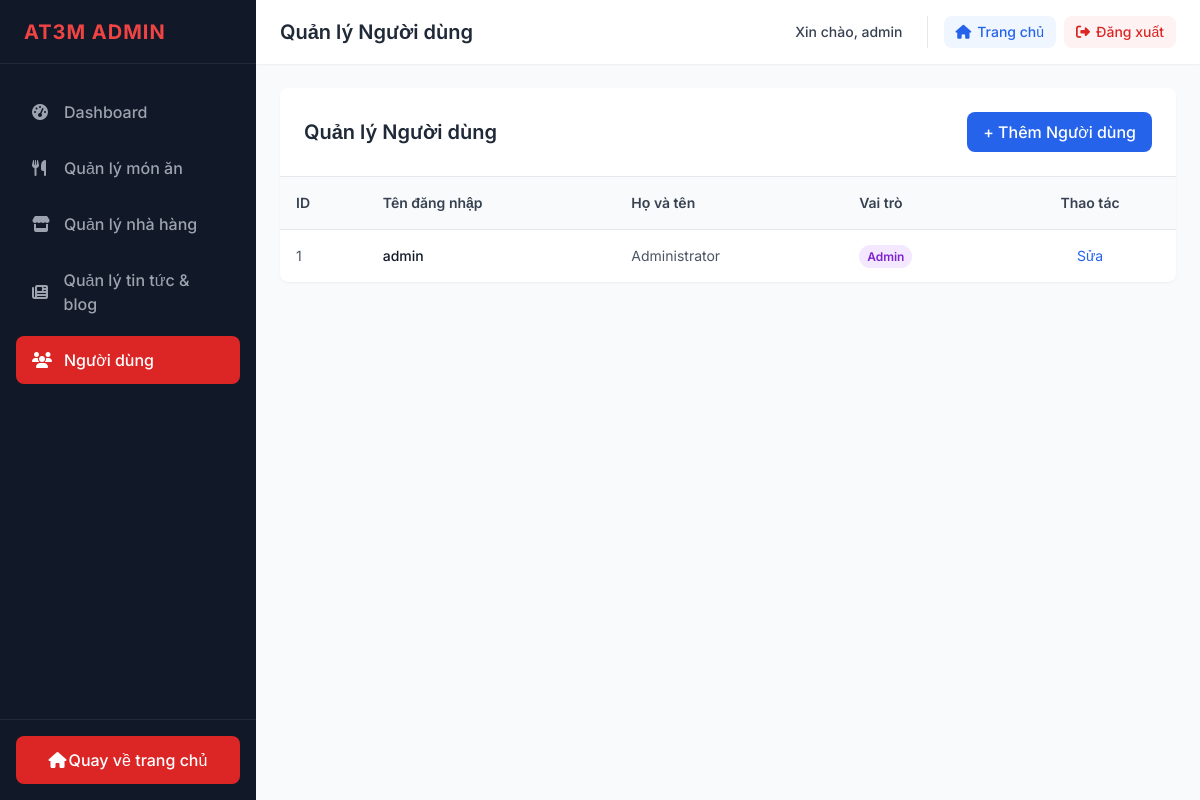
/admin/nguoi-dung (signed in), run on the app's committed database.
### tables this page shows
CREATE TABLE IF NOT EXISTS `users` (
  `id` int(11) NOT NULL AUTO_INCREMENT,
  `username` varchar(50) NOT NULL UNIQUE,
  `password` varchar(255) NOT NULL,
  `fullname` varchar(100) DEFAULT NULL,
  `role` enum('admin', 'user') DEFAULT 'user',
  `created_at` timestamp DEFAULT CURRENT_TIMESTAMP,
  PRIMARY KEY (`id`)
);

### app/views/admin/nguoi_dung_list.php (the view, shortened to what the rows shown need)
<div class="bg-white rounded-lg shadow-sm">
    <div class="p-6 border-b border-gray-200 flex justify-between items-center">
        <h2 class="text-xl font-semibold text-gray-800"><?= htmlspecialchars($title) ?></h2>
        <a href="<?= BASE_URL ?>admin/nguoi-dung/add" class="bg-blue-600 hover:bg-blue-700 text-white px-4 py-2 rounded-lg font-medium transition-colors">
            + Thêm Người dùng
        </a>
    </div>
    <div class="overflow-x-auto">
        <table class="w-full text-left border-collapse">
            <thead>
                <tr class="bg-gray-50 text-gray-700 text-sm">
                    <th class="p-4 font-semibold border-b">ID</th>
                    <th class="p-4 font-semibold border-b">Tên đăng nhập</th>
                    <th class="p-4 font-semibold border-b">Họ và tên</th>
                    <th class="p-4 font-semibold border-b">Vai trò</th>
                    <th class="p-4 font-semibold border-b text-center">Thao tác</th>
                </tr>
            </thead>
            <tbody class="text-gray-600 text-sm">
                <?php foreach ($usersList as $user): ?>
                    <tr class="hover:bg-gray-50 border-b last:border-0 transition-colors">
                        <td class="p-4"><?= htmlspecialchars($user['id']) ?></td>
                        <td class="p-4 font-medium text-gray-900"><?= htmlspecialchars($user['username']) ?></td>
                        <td class="p-4"><?= htmlspecialchars($user['fullname'] ?? '') ?></td>
                        <td class="p-4">
                            <?php if ($user['role'] === 'admin'): ?>
                                <span class="bg-purple-100 text-purple-700 px-2 py-1 rounded-full text-xs font-semibold">Admin</span>
                            <?php else: ?>
                                <span class="bg-green-100 text-green-700 px-2 py-1 rounded-full text-xs font-semibold">User</span>
                            <?php endif; ?>
                        </td>
                        <td class="p-4 text-center space-x-2">
                            <a href="<?= BASE_URL ?>admin/nguoi-dung/edit/<?= $user['id'] ?>" class="inline-block text-blue-600 hover:text-blue-800 transition-colors">
                                Sửa
                            </a>
                        </td>
                    </tr>
                <?php endforeach; ?>
            </tbody>
        </table>
    </div>
</div>

### app/models/Model.php (shortened to what the rows shown need)
<?php
require_once __DIR__ . '/Database.php';
class Model {
    protected $conn;
    public function __construct() {
        $database = new Database();
        $this->conn = $database->getConnection();
    }
    public function query($sql, $params = []) {
        $stmt = $this->conn->prepare($sql);
        $stmt->execute($params);
        return $stmt;
    }
    public function fetchAll($sql, $params = []) {
        return $this->query($sql, $params)->fetchAll(PDO::FETCH_ASSOC);
    }
}
class Controller {
    public function render($view, $data = [], $layout = 'index/layout') {
        extract($data);
        $viewFile = __DIR__ . '/../views/' . $view . '.php';
        require $viewFile;
        if ($layout !== null) {
            $layoutFile = __DIR__ . '/../views/' . $layout . '.php';
            if (file_exists($layoutFile)) {
                return;
            }
        }
    }
}
class Router {
    private static $routes = [];
    public static function get($route, $action) {
        self::$routes['GET'][$route] = $action;
    }
    public static function post($route, $action) {
        self::$routes['POST'][$route] = $action;
    }
    public static function dispatch($url) {
        $method = $_SERVER['REQUEST_METHOD'];
        $url = '/' . trim($url, '/');
        if (isset(self::$routes[$method])) {
            foreach (self::$routes[$method] as $route => $action) {
                $pattern = preg_replace('/\{([a-zA-Z0-9_]+)\}/', '([a-zA-Z0-9_-]+)', $route);
                $pattern = "@^" . $pattern . "$@D";
                if (preg_match($pattern, $url, $matches)) {
                    array_shift($matches);
                    if (is_array($action)) {
                        $controllerName = $action[0];
                        $methodName = $action[1];
                        if (class_exists($controllerName)) {
                            $controller = new $controllerName();
                            if (method_exists($controller, $methodName)) {
                                call_user_func_array([$controller, $methodName], $matches);
                                return;
                            }
                        }
                    }
                }
            }
        }
    }
}

### data on the page
users: id "1", username "admin", fullname "Administrator", role "Admin"
